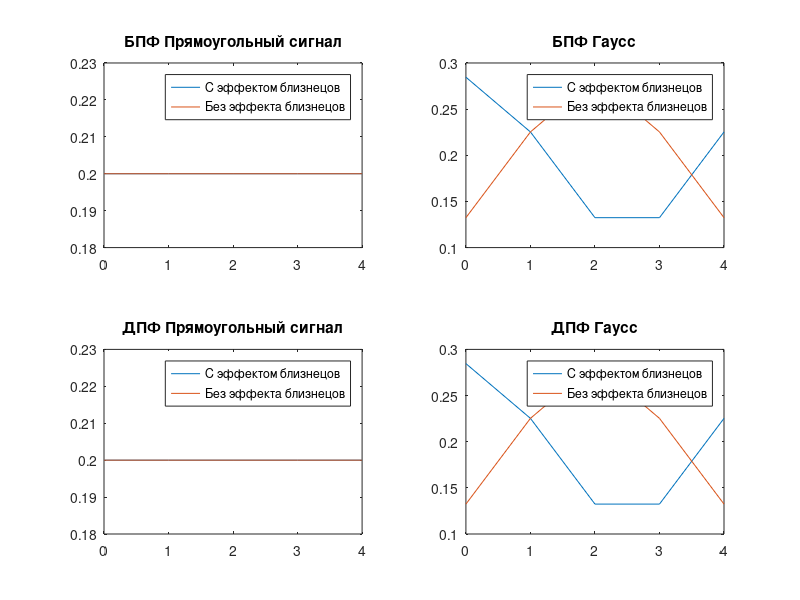

Write the MATLAB code that produced this figure.
% ЛР2: Изучение свойств ДПФ и БПФ.
% Прямоугольный импульс и сигнал Гаусса
function main
    n = input('Введите количество точек: ');
    step = input('Введите шаг: ');

    xMax = step * (n - 1) / 2;

    xArr = -xMax:step:xMax;
    xNum = 0:length(xArr) - 1;

    % Исходный сигнал
    yRectInitialArr = rectPulse(xArr);
    yGaussInitialArr = gaussSignal(xArr);

    % БПФ (с эффектом близнецов)
    tic
    yRectFFT = fft(yRectInitialArr);
    yGaussFFT = fft(yGaussInitialArr);
    toc

    % Устранение эффекта близнецов
    yRectFFT_NT = fftshift(yRectFFT);
    yGaussFFT_NT = fftshift(yGaussFFT);

    % ДПФ (с эффектом близнецов)
    tic
    yRectDFT = dft(yRectInitialArr);
    yGaussDFT = dft(yGaussInitialArr);
    toc

    % Устранение эффекта близнецов
    yRectDFT_NT = fftshift(yRectDFT);
    yGaussDFT_NT = fftshift(yGaussDFT);

    figure(1);
    drawFigure(1, xNum, yRectFFT, yRectFFT_NT, 'БПФ', 'Прямоугольный сигнал');
    drawFigure(2, xNum, yGaussFFT, yGaussFFT_NT, 'БПФ', 'Гаусс');
    drawFigure(3, xNum, yRectDFT, yRectDFT_NT, 'ДПФ', 'Прямоугольный сигнал');
    drawFigure(4, xNum, yGaussDFT, yGaussDFT_NT, 'ДПФ', 'Гаусс');
end


function y = rectPulse(x)
    c = 2;
    y = zeros(size(x));

    y(abs(x) < c) = 1;
end


function y = gaussSignal(x)
    sigma = 4;

    y = exp(-(x / sigma).^2);
end


function xArr = dft(x)
    N = length(x)
    xArr = 0:N - 1;
    temp = -2 * pi * sqrt(-1) * xArr / N;
    for i = 1:length(xArr)
        xArr(i) = 0;
        for j = 1:N
            xArr(i) = xArr(i) + x(j) * exp(temp(i) * j);
        end
    end
end


function drawFigure(ind, xNum, y, yImproved, nameAlg, namePulse)
    draw(ind, xNum, y, yImproved, @(x) abs(x), nameAlg, namePulse);
end


function draw(ind, xNum, y, yImproved, f, nameAlg, namePulse)
    subplot(2, 2, ind);
    plot(xNum, f(y) / length(xNum), xNum, f(yImproved) / length(xNum));
    title([nameAlg, ' ', namePulse]);
    legend('С эффектом близнецов', 'Без эффекта близнецов');
end
